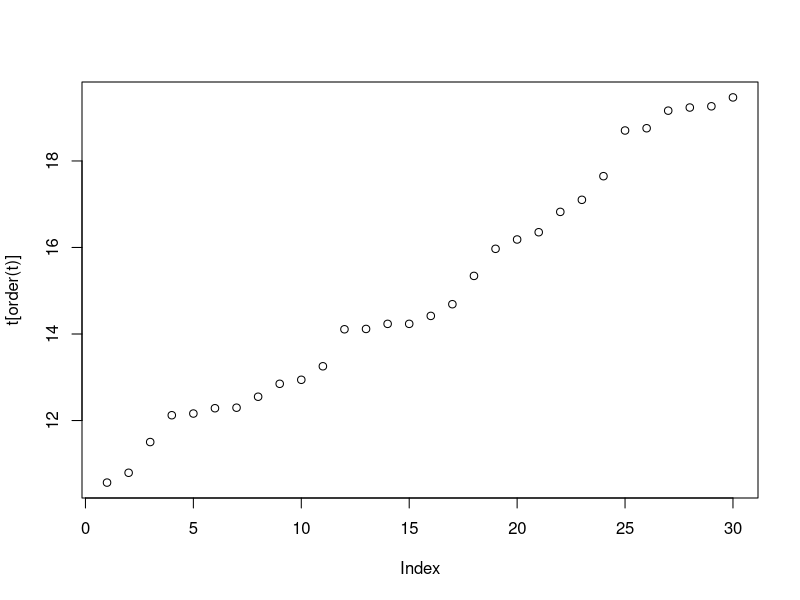

The R source for this figure: (Note: this script raises an error after producing the figure.)
# rep, seq ####
rep(1, times=3)
rep(LETTERS[1:3], times=3)
rep(LETTERS[1:3], each=3)
rep(c("I","am"), times=2, length.out=7)

data.frame(cumtomer=rep(c('김일수','김이수'), each=2),
           menu=rep(c('짜장','짬뽕'), times=2))

-3:5
5.5:-4.5
seq(5.5:-4.5)
seq(from=1, to=10, by=0.5)
seq(5.4, -4.5, length.out = 10)

# runif, sample ####
runif(20)
t=runif(n=30, min=10, max=20)
t
plot(t[order(t)])

sample(1:5, size=3)
sample(1:5, size = 30, replace = T)
set.seed(100); sample(1:5, size = 3)

data[sample(1:nrow(data), size = 5),]
data[sample(1:nrow(data), size = 5, replace = F),]

data$c1 = sample(c('AA','BB'), size=nrow(data), replace = T)
cat(nrow(data), nrow(data[data$c1 == "AA",]))
data$c1 = sample(c('AA','BB'), size = nrow(data), replace = T, prob = c(0.5, 0.5))
cat(nrow(data), nrow(data[data$c1 == "AA",]))

# set.seed ####
set.seed(255)
sample(1:100,10)

smdt = data.frame(stuno = 1:5,
                  Korean = sample(60:100, 5),
                  English = sample((5:10)*10,5),
                  Math = sample(50:100, 5))
smdt

# 문자열 함수 ####
s = "abc,efg,abc"
nchar(s)
toupper(s)

substr(s, 1, 5)
strsplit(s, ',')
sub('abc', 'ttt', s)
gsub('abc', 'ttt', s)

s = "first\tsecond\nthird"
print(s)
cat(s)

paste('aaa-bbb','ccc-ddd', sep='**')
paste(data[1:3,'반'], collapse = '**')
paste(data[1:3,'반'])

outer(month.abb, 2011:2020, paste, sep='_')
outer(LETTERS, 2010:2020, paste0)

grep(pattern='3(.*)1', x=data$학번, value = T)

# 시간 함수 #####
install.packages('lubridate')
library(lubridate)

as.Date('2019-03-04 09:12')
dt1 = as.POSIXct('2019-03-04 09:12')

seq(dt1, as.POSIXct('2019-04-01'), by='day')
seq(dt1, as.POSIXct('2019-04-01'), by='2 hour')
seq(dt1, as.POSIXct('2019-04-01 23:59'), by='min')

ymd('2019/02/28')
mdy('03152019')
dmy('12052019')

year(dt1)
quarter(dt1)
days_in_month(1:12)
ddays(10)
dhours(50)
duration(1000)
round(as.POSIXct('2019-03-05 18:39:45'),'min')

# for ####
for (i in 1:3){print(i)}
for (r in i:nrow(data)) {print(data[r,'scout'])}

while(i < 10){ print(i); i = i + 1}

i = 0
while(TRUE){
  i = i + 1
  if (i %% 2 == 0) next
  if ( i > 10) break
  print(i)
}

# 할당 연산자 ####
x = 10
fn_for = function(n) {
  x = 0
  for (i in 1:n) {
    # x = x + i
    x <<- x + i
  }
  print(paste("x =", x))
}

fn_for(x <- 20)
x


# apply ####
apply(smdt[ ,2:4], MARGIN = 1, FUN = mean)
apply(smdt[ ,2:4], MARGIN = 2, FUN = mean)
apply(smdt[ ,2:4], MARGIN = 2, FUN = quantile)

lapply(smdt[ ,2:4], FUN = mean)
unlist(lapply(smdt[ ,2:4], FUN = mean))

sapply(smdt[ ,2:4], FUN = mean, simplify = T)
vapply(smdt[ ,2:4], FUN = mean, FUN.VALUE = '')


# reshape2 - melt, dcast ####
library('reshape2')

dfsum = cbind( data.frame(no=1:4, year=2016:2019), 
               matrix(round(runif(16), 3) * 1000, ncol=4, dimnames = list(NULL, paste0('Q', 1:4))) )
dfsum
melt(data = dfsum[, 2:6], id.vars = "year")
meltsum = melt(dfsum[ ,2:6], id.vars = "year", variable.name = "Sales")               

dcast(meltsum, Sales~year, value.var = "value")


# try this ####

#1 data$group 컬럼에 A조~C조 랜덤으로 160명씩 고르게 분포시키시오.
data$c1 = sample(rep(LETTERS[1:3], times=3, length.out=nrow(data)), size=nrow(data), replace=F)
cat(nrow(data), nrow(data[data$c1 == "C",]))
cat(nrow(data), nrow(data[data$c1 == "B",]))
cat(nrow(data), nrow(data[data$c1 == "A",]))
data$c1

#2 fibonacci.R 파일을 작성하고 console에서 실행하시오.
#fibonacci.R

#3 apply를 이용하여 smdt에 과목별 (총)평균점수 행을 추가하고, 총점과 평균 변수(컬럼)을 추가하시오.

smdt
smdtmean = apply(smdt[, 2:4], MARGIN = 2, FUN = mean)
smdtmean
smdt1 = rbind(smdt, c(6, smdtmean))
smdt1$total = apply(smdt1[, 2:4], MARGIN = 1, FUN = sum)
smdt1$avg = apply(smdt1[, 2:4], MARGIN = 1, FUN = mean)
smdt1[smdt1$stuno == 6 ,]$stuno = "계"
smdt1


#4 2016~2019년 연도별 1월(Jan) ~ 12월(Dec) 매출액 데이터 `no year Jan Feb … Dec` 형태로 만든 다음, 아래와 같이 출력하시오.
dfsum = cbind( data.frame(no=1:4, year=2016:2019), 
               matrix(round(runif(48), 3) * 10000, ncol=12, dimnames = list(NULL, month.abb)) )

meltsum = melt(dfsum[ ,2:14], id.vars = "year", variable.name = "month", value.name = "saleamt") 
meltsum
